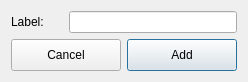
<?xml version="1.0" encoding="UTF-8"?>
<ui version="4.0">
 <class>SetLabelDialog</class>
 <widget class="QDialog" name="SetLabelDialog">
  <property name="geometry">
   <rect>
    <x>0</x>
    <y>0</y>
    <width>234</width>
    <height>79</height>
   </rect>
  </property>
  <property name="windowTitle">
   <string>Dialog</string>
  </property>
  <layout class="QGridLayout" name="gridLayout">
   <item row="0" column="0">
    <widget class="QLabel" name="label">
     <property name="text">
      <string>Label:</string>
     </property>
    </widget>
   </item>
   <item row="0" column="1" colspan="2">
    <widget class="QLineEdit" name="lineEdit"/>
   </item>
   <item row="1" column="0" colspan="2">
    <widget class="QPushButton" name="cancelButton">
     <property name="minimumSize">
      <size>
       <width>110</width>
       <height>32</height>
      </size>
     </property>
     <property name="maximumSize">
      <size>
       <width>120</width>
       <height>32</height>
      </size>
     </property>
     <property name="text">
      <string>Cancel</string>
     </property>
    </widget>
   </item>
   <item row="1" column="2">
    <widget class="QPushButton" name="addButton">
     <property name="minimumSize">
      <size>
       <width>110</width>
       <height>32</height>
      </size>
     </property>
     <property name="maximumSize">
      <size>
       <width>119</width>
       <height>32</height>
      </size>
     </property>
     <property name="text">
      <string>Add</string>
     </property>
     <property name="default">
      <bool>true</bool>
     </property>
    </widget>
   </item>
  </layout>
 </widget>
 <resources/>
 <connections/>
</ui>
